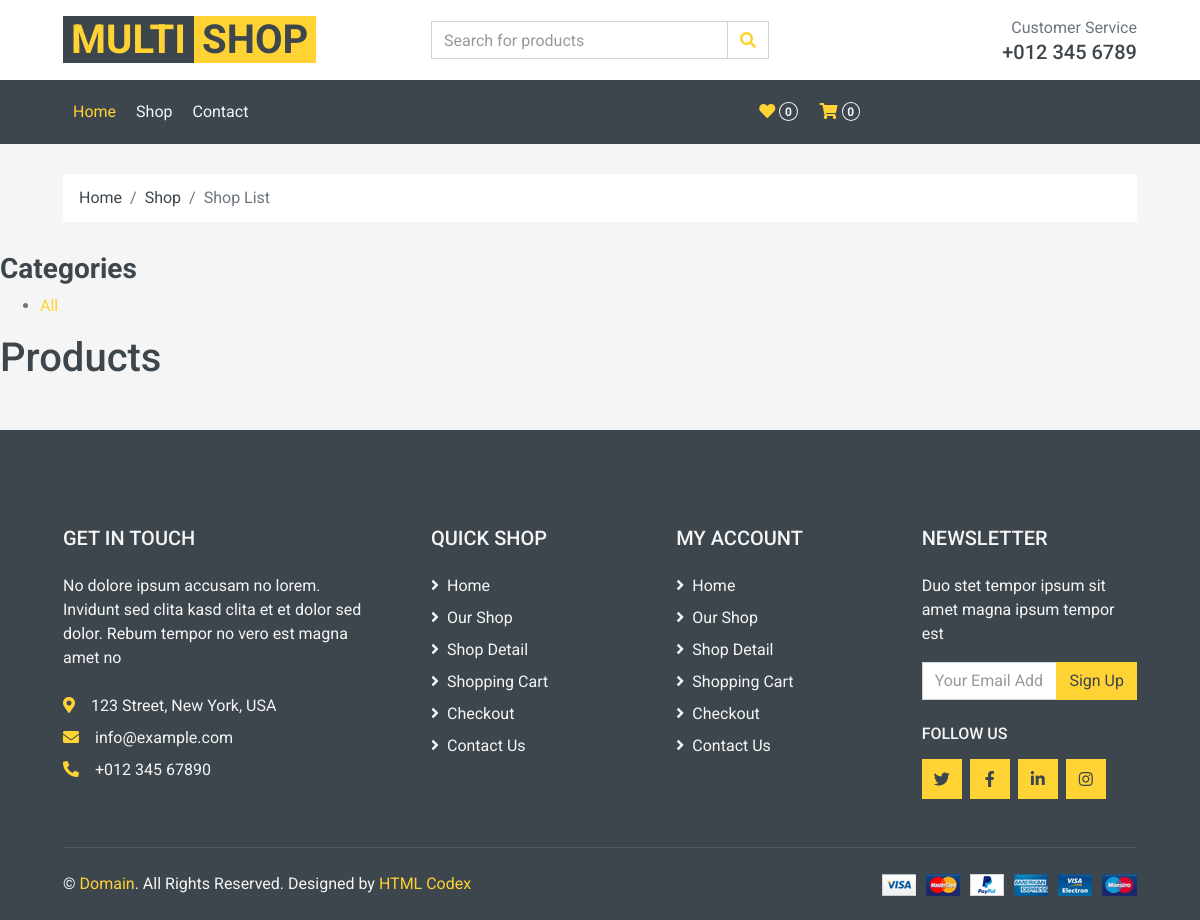
Page /shop/ on the earlier database version.
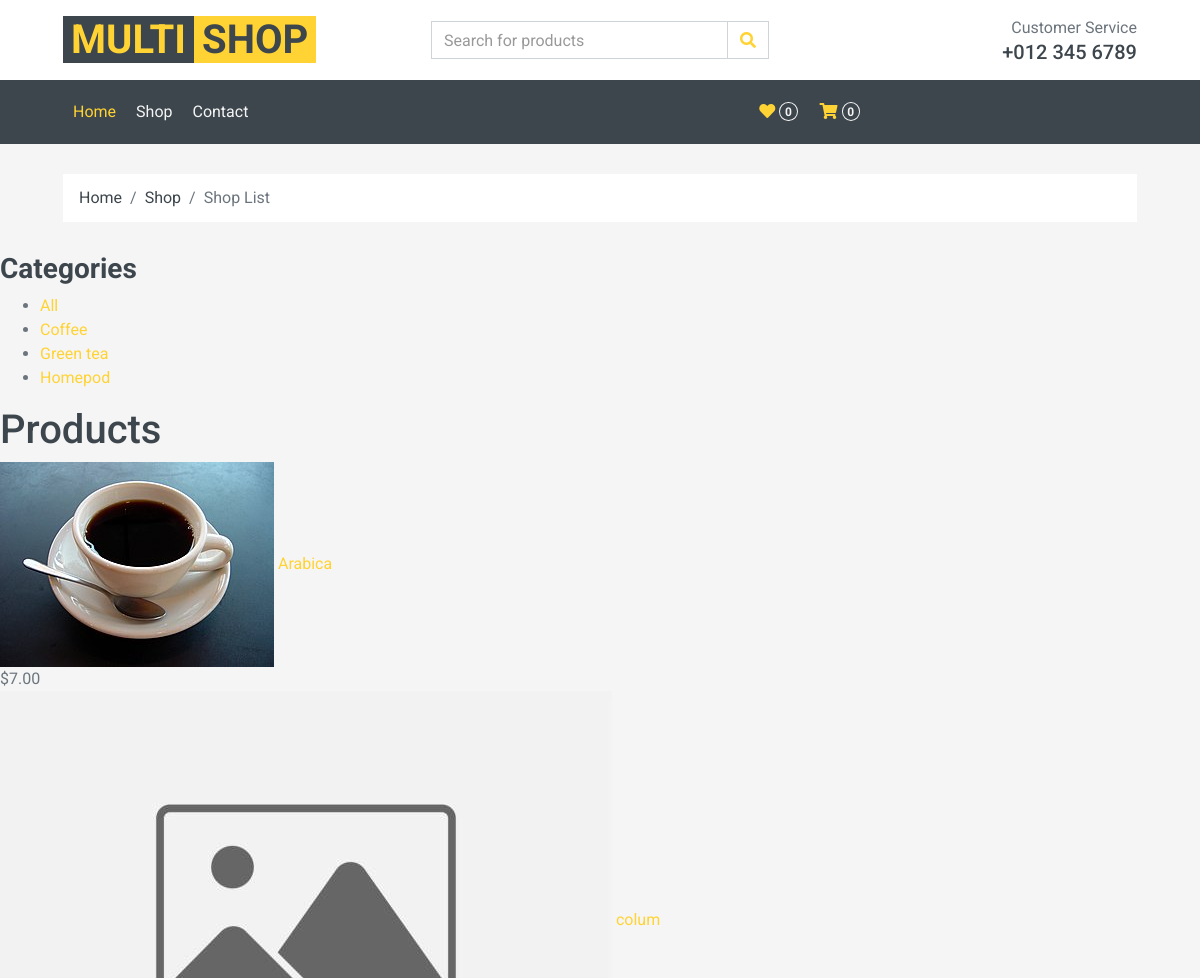
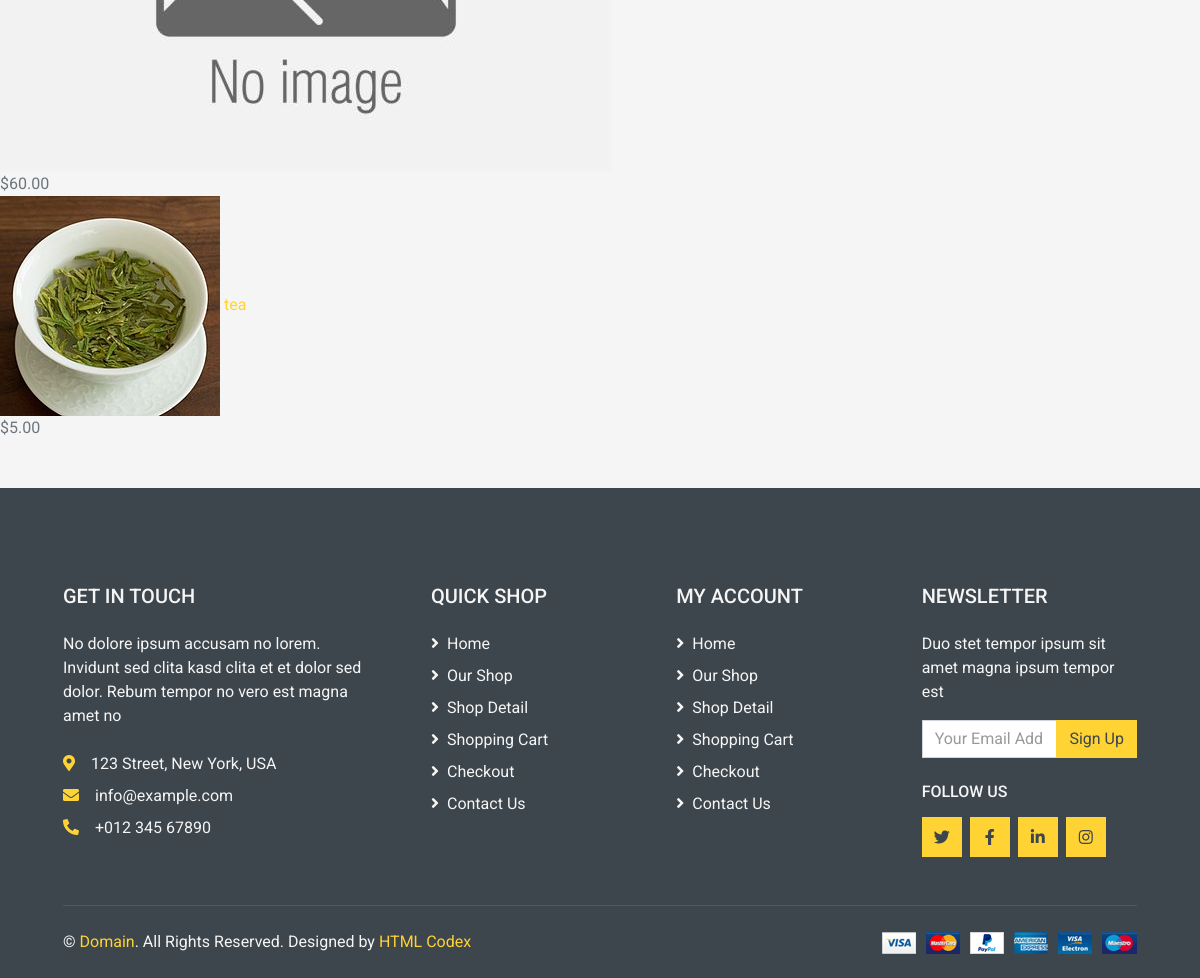
Same page on the later database version (2 pictures, top to bottom).
### shop/models.py (models this page shows, shortened)
class Category(models.Model):
    name = models.CharField(max_length=200, db_index=True)
    slug = models.SlugField(max_length=200, db_index=True, unique=True)
    class Meta:
        ordering = ('name',)
        verbose_name = 'Категория'
        verbose_name_plural = 'Категории'
    def get_absolute_url(self):
        return reverse('shop:product_list_by_category',
                       args=[self.slug])

class Product(models.Model):
    category = models.ForeignKey(Category, related_name='products', on_delete=models.CASCADE)
    name = models.CharField(max_length=200, db_index=True)
    slug = models.SlugField(max_length=200, db_index=True)
    image = models.ImageField(upload_to='products/%Y/%m/%d', blank=True)
    description = models.TextField(blank=True)
    price = models.DecimalField(max_digits=10, decimal_places=2)
    stock = models.PositiveIntegerField()
    available = models.BooleanField(default=True)
    created = models.DateTimeField(auto_now_add=True)
    updated = models.DateTimeField(auto_now=True)
    class Meta:
        ordering = ('name',)
        index_together = (('id', 'slug'),)
    def get_absolute_url(self):
        return reverse('shop:product_detail',
                       args=[self.id, self.slug])

### shop/views.py (the view)
def product_list(request, category_slug=None):
    category = None
    categories = Category.objects.all()
    products = Product.objects.filter(available=True)
    if category_slug:
        category = get_object_or_404(Category, slug=category_slug)
        products = products.filter(category=category)
    return render(request,
                  'shop/shop.html',
                  {'category': category,
                   'categories': categories,
                   'products': products})

### templates/shop/shop.html (shortened to what this page needs)
{% extends 'base.html' %}
{% load static %}
{% block container %}
    <div class="container-fluid">
        <div class="row px-xl-5">
            <div class="col-12">
                <nav class="breadcrumb bg-light mb-30">
                    <a class="breadcrumb-item text-dark" href="#">Home</a>
                    <a class="breadcrumb-item text-dark" href="#">Shop</a>
                    <span class="breadcrumb-item active">Shop List</span>
                </nav>
            </div>
        </div>
    </div>
    <div id="sidebar">
        <h3>Categories</h3>
        <ul>
            <li {% if not category %}class="selected"{% endif %}>
                <a href="{% url 'shop:product_list' %}">All</a>
            </li>
            {% for c in categories %}
                <li {% if category.slug == c.slug %}class="selected"{% endif %}>
                    <a href="{{ c.get_absolute_url }}">{{ c.name }}</a>
                </li>
            {% endfor %}
        </ul>
    </div>
    <div id="main" class="product-list">
        <h1>{% if category %}{{ category.name }}{% else %}Products{% endif %}</h1>
        {% for product in products %}
            <div class="item">
                <a href="{{ product.get_absolute_url }}">
                    <img src="{% if product.image %}{{ product.image.url }}{% else %}{% static 'img/no_image.jpg' %}{% endif %}">
                </a>
                <a href="{{ product.get_absolute_url }}">{{ product.name }}</a><br>
                ${{ product.price }}
            </div>
        {% endfor %}
    </div>
{% endblock container %}

### templates/base.html (shortened to what this page needs)
{% load static %}
<!DOCTYPE html>
<html lang="en">
<head>
    <link href="https://cdnjs.cloudflare.com/ajax/libs/font-awesome/5.10.0/css/all.min.css" rel="stylesheet">
    <link href="{% static 'lib/animate/animate.min.css' %}" rel="stylesheet">
    <link href="{% static 'lib/owlcarousel/assets/owl.carousel.min.css' %}" rel="stylesheet">
    <link href="{% static 'css/style.css' %}" rel="stylesheet">
</head>
<body>
    <div class="container-fluid">
        <div class="row align-items-center bg-light py-3 px-xl-5 d-none d-lg-flex">
            <div class="col-lg-4">
                <a href="" class="text-decoration-none">
                    <span class="h1 text-uppercase text-primary bg-dark px-2">Multi</span>
                    <span class="h1 text-uppercase text-dark bg-primary px-2 ml-n1">Shop</span>
                </a>
            </div>
            <div class="col-lg-4 col-6 text-left">
                <form action="">
                    <div class="input-group">
                        <input type="text" class="form-control" placeholder="Search for products">
                        <div class="input-group-append">
                            <span class="input-group-text bg-transparent text-primary">
                                <i class="fa fa-search"></i>
                            </span>
                        </div>
                    </div>
                </form>
            </div>
            <div class="col-lg-4 col-6 text-right">
                <p class="m-0">Customer Service</p>
                <h5 class="m-0">+012 345 6789</h5>
            </div>
        </div>
    </div>
    <div class="container-fluid bg-dark mb-30">
        <div class="row px-xl-5">
            <div class="col-lg-9">
                <nav class="navbar navbar-expand-lg bg-dark navbar-dark py-3 py-lg-0 px-0">
                    <div class="collapse navbar-collapse justify-content-between" id="navbarCollapse">
                        <div class="navbar-nav mr-auto py-0">
                            <a href="/" class="nav-item nav-link active">Home</a>
                            <a href="" class="nav-item nav-link">Shop</a>
                            <a href="{% url 'contact' %}" class="nav-item nav-link">Contact</a>
                        </div>
                        <div class="navbar-nav ml-auto py-0 d-none d-lg-block">
                            <a href="" class="btn px-0">
                                <i class="fas fa-heart text-primary"></i>
                                <span class="badge text-secondary border border-secondary rounded-circle" style="padding-bottom: 2px;">0</span>
                            </a>
                            <a href="" class="btn px-0 ml-3">
                                <i class="fas fa-shopping-cart text-primary"></i>
                                <span class="badge text-secondary border border-secondary rounded-circle" style="padding-bottom: 2px;">0</span>
                            </a>
                        </div>
                    </div>
                </nav>
            </div>
        </div>
    </div>
{% block container %}
{% endblock container %}
    <div class="container-fluid bg-dark text-secondary mt-5 pt-5">
        <div class="row px-xl-5 pt-5">
            <div class="col-lg-4 col-md-12 mb-5 pr-3 pr-xl-5">
                <h5 class="text-secondary text-uppercase mb-4">Get In Touch</h5>
                <p class="mb-4">No dolore ipsum accusam no lorem. Invidunt sed clita kasd clita et et dolor sed dolor. Rebum tempor no vero est magna amet no</p>
                <p class="mb-2"><i class="fa fa-map-marker-alt text-primary mr-3"></i>123 Street, New York, USA</p>
                <p class="mb-2"><i class="fa fa-envelope text-primary mr-3"></i>info@example.com</p>
                <p class="mb-0"><i class="fa fa-phone-alt text-primary mr-3"></i>+012 345 67890</p>
            </div>
            <div class="col-lg-8 col-md-12">
                <div class="row">
                    <div class="col-md-4 mb-5">
                        <h5 class="text-secondary text-uppercase mb-4">Quick Shop</h5>
                        <div class="d-flex flex-column justify-content-start">
                            <a class="text-secondary mb-2" href="#"><i class="fa fa-angle-right mr-2"></i>Home</a>
                            <a class="text-secondary mb-2" href="#"><i class="fa fa-angle-right mr-2"></i>Our Shop</a>
                            <a class="text-secondary mb-2" href="#"><i class="fa fa-angle-right mr-2"></i>Shop Detail</a>
                            <a class="text-secondary mb-2" href="#"><i class="fa fa-angle-right mr-2"></i>Shopping Cart</a>
                            <a class="text-secondary mb-2" href="#"><i class="fa fa-angle-right mr-2"></i>Checkout</a>
                            <a class="text-secondary" href="#"><i class="fa fa-angle-right mr-2"></i>Contact Us</a>
                        </div>
                    </div>
                    <div class="col-md-4 mb-5">
                        <h5 class="text-secondary text-uppercase mb-4">My Account</h5>
                        <div class="d-flex flex-column justify-content-start">
                            <a class="text-secondary mb-2" href="#"><i class="fa fa-angle-right mr-2"></i>Home</a>
                            <a class="text-secondary mb-2" href="#"><i class="fa fa-angle-right mr-2"></i>Our Shop</a>
                            <a class="text-secondary mb-2" href="#"><i class="fa fa-angle-right mr-2"></i>Shop Detail</a>
                            <a class="text-secondary mb-2" href="#"><i class="fa fa-angle-right mr-2"></i>Shopping Cart</a>
                            <a class="text-secondary mb-2" href="#"><i class="fa fa-angle-right mr-2"></i>Checkout</a>
                            <a class="text-secondary" href="#"><i class="fa fa-angle-right mr-2"></i>Contact Us</a>
                        </div>
                    </div>
                    <div class="col-md-4 mb-5">
                        <h5 class="text-secondary text-uppercase mb-4">Newsletter</h5>
                        <p>Duo stet tempor ipsum sit amet magna ipsum tempor est</p>
                        <form action="">
                            <div class="input-group">
                                <input type="text" class="form-control" placeholder="Your Email Address">
                                <div class="input-group-append">
                                    <button class="btn btn-primary">Sign Up</button>
                                </div>
                            </div>
                        </form>
                        <h6 class="text-secondary text-uppercase mt-4 mb-3">Follow Us</h6>
                        <div class="d-flex">
                            <a class="btn btn-primary btn-square mr-2" href="#"><i class="fab fa-twitter"></i></a>
                            <a class="btn btn-primary btn-square mr-2" href="#"><i class="fab fa-facebook-f"></i></a>
                            <a class="btn btn-primary btn-square mr-2" href="#"><i class="fab fa-linkedin-in"></i></a>
                            <a class="btn btn-primary btn-square" href="#"><i class="fab fa-instagram"></i></a>
                        </div>
                    </div>
                </div>
            </div>
        </div>
        <div class="row border-top mx-xl-5 py-4" style="border-color: rgba(256, 256, 256, .1) !important;">
            <div class="col-md-6 px-xl-0">
                <p class="mb-md-0 text-center text-md-left text-secondary">
                    &copy; <a class="text-primary" href="#">Domain</a>. All Rights Reserved. Designed
                    by
                    <a class="text-primary" href="https://htmlcodex.com">HTML Codex</a>
                </p>
            </div>
            <div class="col-md-6 px-xl-0 text-center text-md-right">
                <img class="img-fluid" src="img/payments.png" alt="">
            </div>
        </div>
    </div>
</body>
</html>

Differences in the rows shown:
added Category: name "Coffee"
added Category: name "Green tea"
added Category: name "Homepod"
added Product: image (picture), name "Arabica", price "7.00"
added Product: name "colum", price "60.00"
added Product: image (picture), name "tea", price "5.00"
